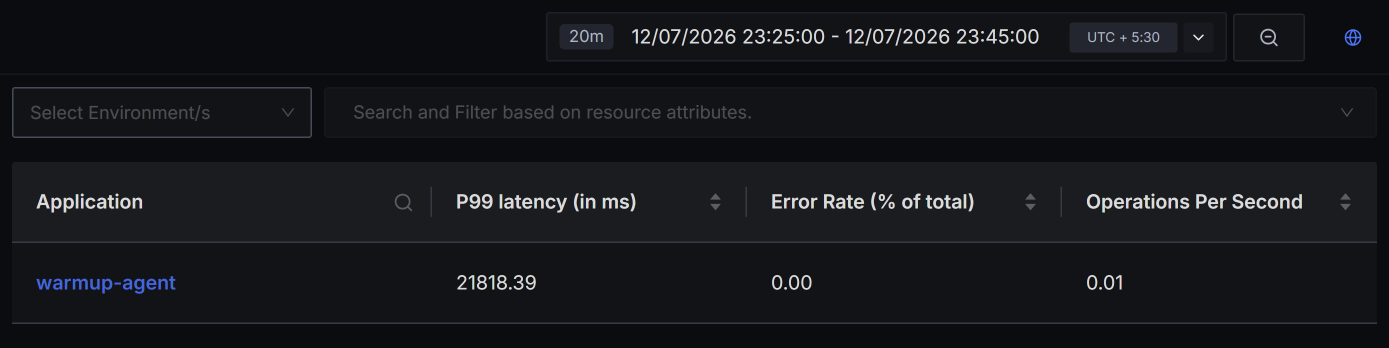
#> input picture warmup-agent/screenshots/1-services.png, 2778 x 696 px (shown at 1/2 size); its folder holds only this picture in this run
$ python simulate_devto.py
#> lines starting #> are read from the running program, lines starting #| are printed output that depends on the picture
"""Simulate Dev.to's CDN: downscale to width=800 and re-encode as lossy WebP."""
import os
import sys

from PIL import Image

SRC = os.path.join(os.path.dirname(__file__), "screenshots")
OUT = os.path.join(os.path.dirname(__file__), "devto_preview")
os.makedirs(OUT, exist_ok=True)

for name in sorted(os.listdir(SRC)):
    if not name.endswith(".png"):
        continue
    im = Image.open(os.path.join(SRC, name))
#> im is the input picture: PIL image 2778x696 RGB; mean R, G, B 21.4, 22.8, 27.2
    w, h = im.size
#> w = 2778; h = 696
    if w > 800:
        im = im.resize((800, round(h * 800 / w)), Image.LANCZOS)
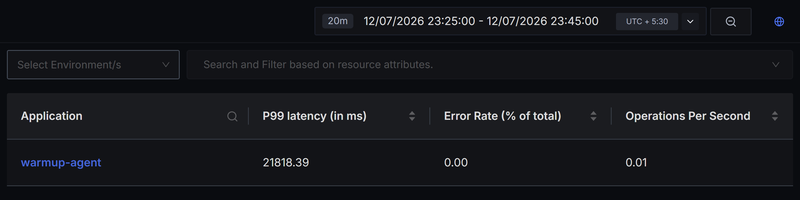
#> im: PIL image 800x200 RGB; mean R, G, B 21.4, 22.8, 27.2
    tmp = os.path.join(OUT, name.replace(".png", ".webp"))
    im.convert("RGB").save(tmp, "WEBP", quality=80)
    back = Image.open(tmp).convert("RGB")
    png = os.path.join(OUT, name)
    back.save(png)
    print(f"{name:38s} {w}x{h} -> {im.size[0]}x{im.size[1]}  webp={os.path.getsize(tmp)//1024}KB")
#| 1-services.png                         2778x696 -> 800x200  webp=7KB

$ run again, on warmup-agent/screenshots/6-meme-fire-logs.png
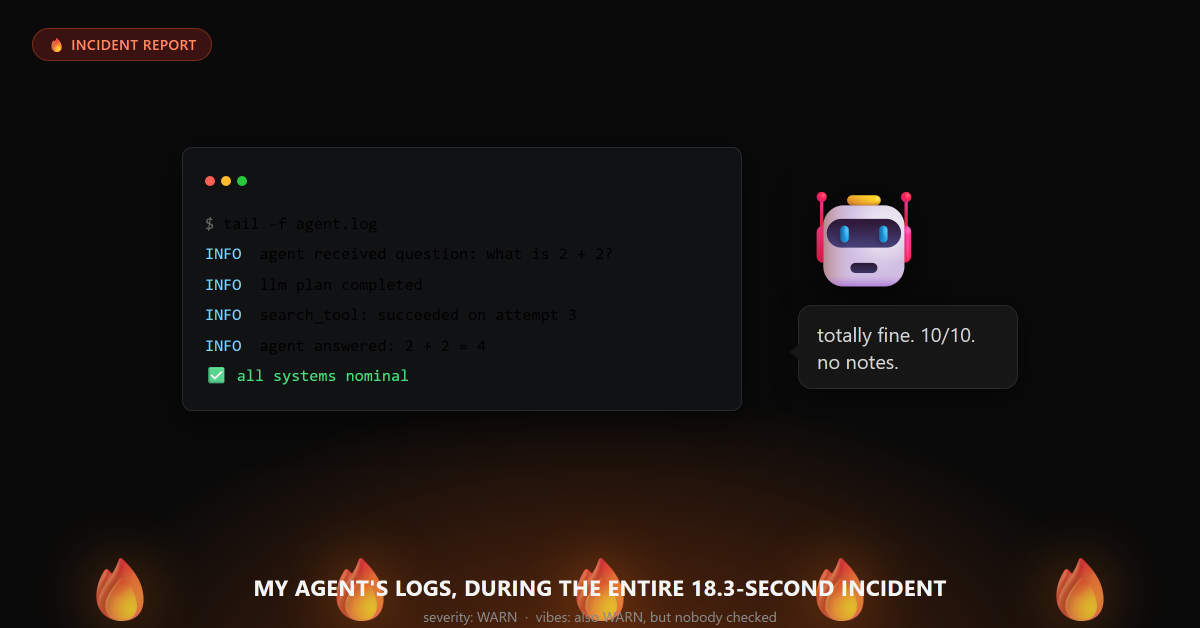
#> input picture warmup-agent/screenshots/6-meme-fire-logs.png, 2400 x 1256 px (shown at 1/2 size)
#> im is the input picture: PIL image 2400x1256 RGB; mean R, G, B 24.1, 18.9, 16.6
#> `im = im.resize((800, round(h * 800 / w)), Image.LANCZOS)`:
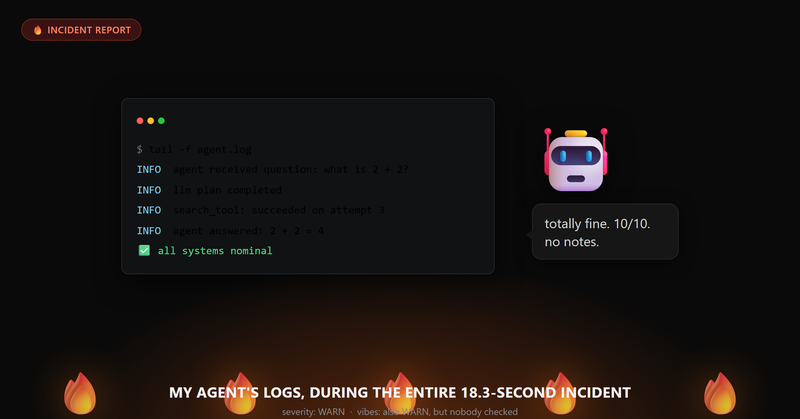
#> im: PIL image 800x419 RGB; mean R, G, B 24.1, 18.9, 16.6
#| 6-meme-fire-logs.png                   2400x1256 -> 800x419  webp=12KB

$ run again, on warmup-agent/screenshots/7-meme-expectation-reality.png
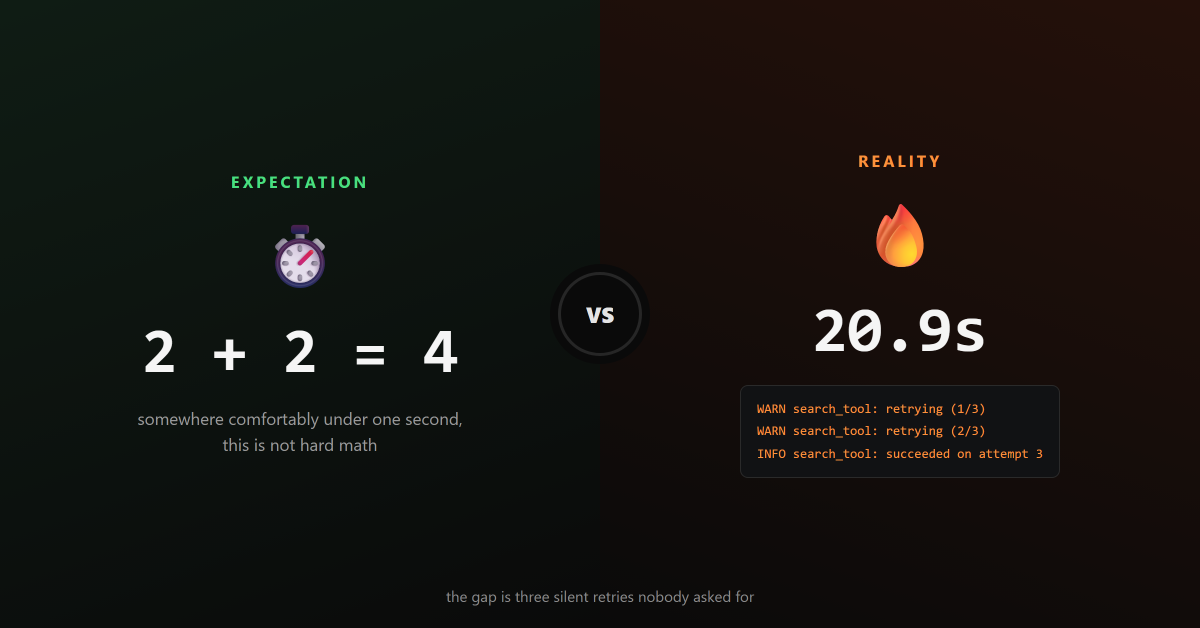
#> input picture warmup-agent/screenshots/7-meme-expectation-reality.png, 2400 x 1256 px (shown at 1/2 size)
#> im is the input picture: PIL image 2400x1256 RGB; mean R, G, B 21.5, 19.5, 15.8
#> `im = im.resize((800, round(h * 800 / w)), Image.LANCZOS)`:
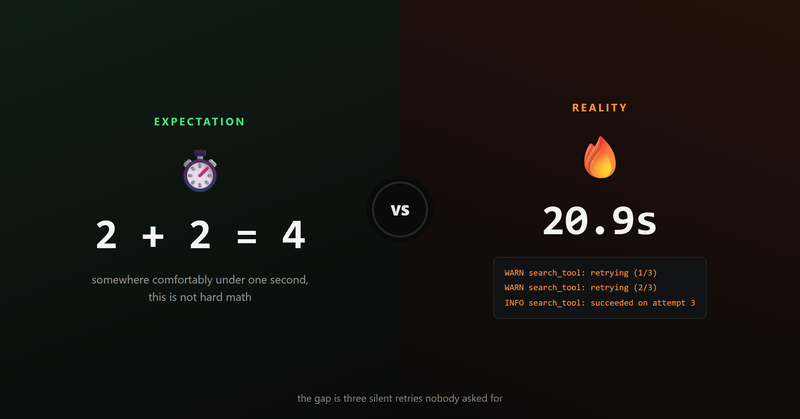
#> im: PIL image 800x419 RGB; mean R, G, B 21.5, 19.5, 15.8
#| 7-meme-expectation-reality.png         2400x1256 -> 800x419  webp=10KB

$ run again, on warmup-agent/screenshots/3-span-related-logs.png
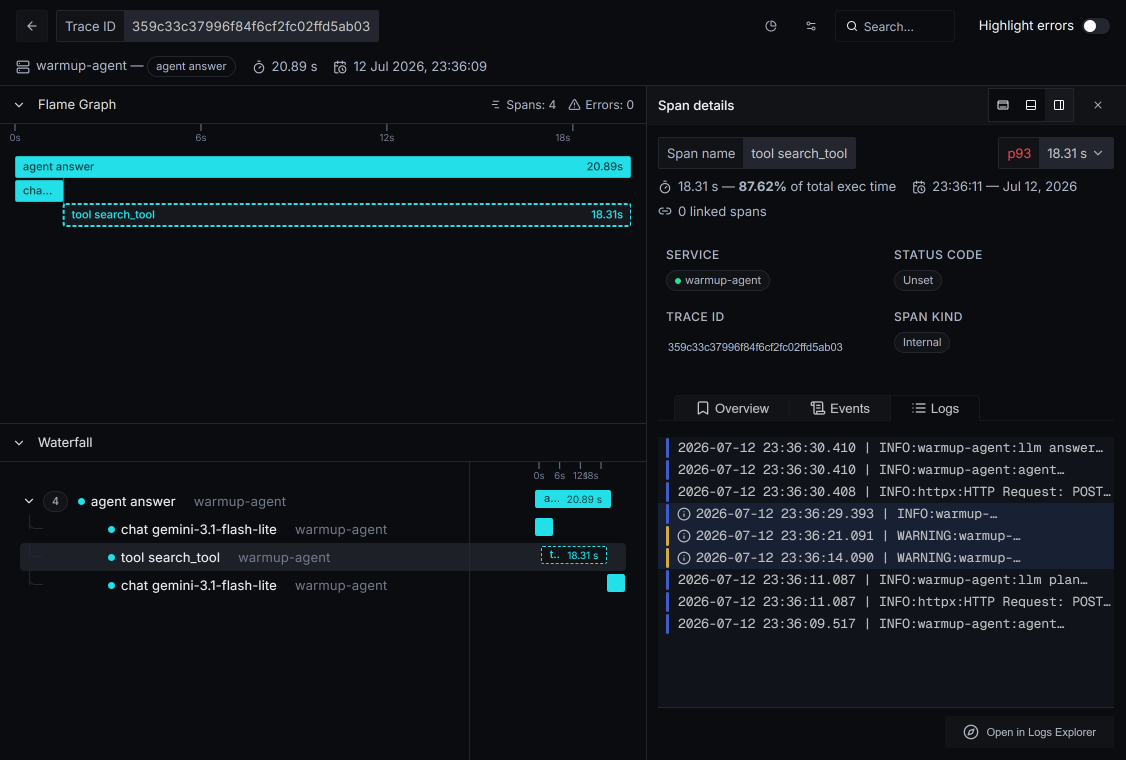
#> input picture warmup-agent/screenshots/3-span-related-logs.png, 3378 x 2280 px (shown at 1/3 size)
#> im is the input picture: PIL image 3378x2280 RGB; mean R, G, B 17.3, 23.6, 28.7
#> `im = im.resize((800, round(h * 800 / w)), Image.LANCZOS)`:
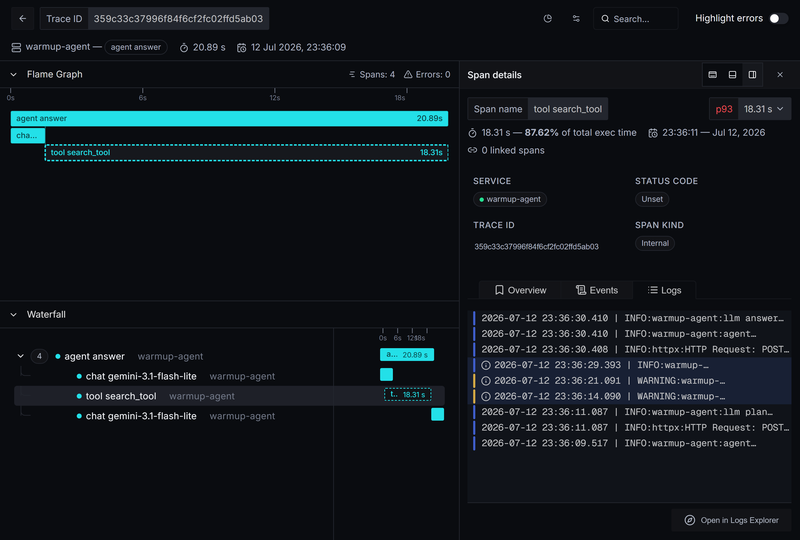
#> im: PIL image 800x540 RGB; mean R, G, B 17.4, 23.6, 28.7
#| 3-span-related-logs.png                3378x2280 -> 800x540  webp=31KB

$ run again, on warmup-agent/screenshots/4-logs-explorer-trace-filter.png
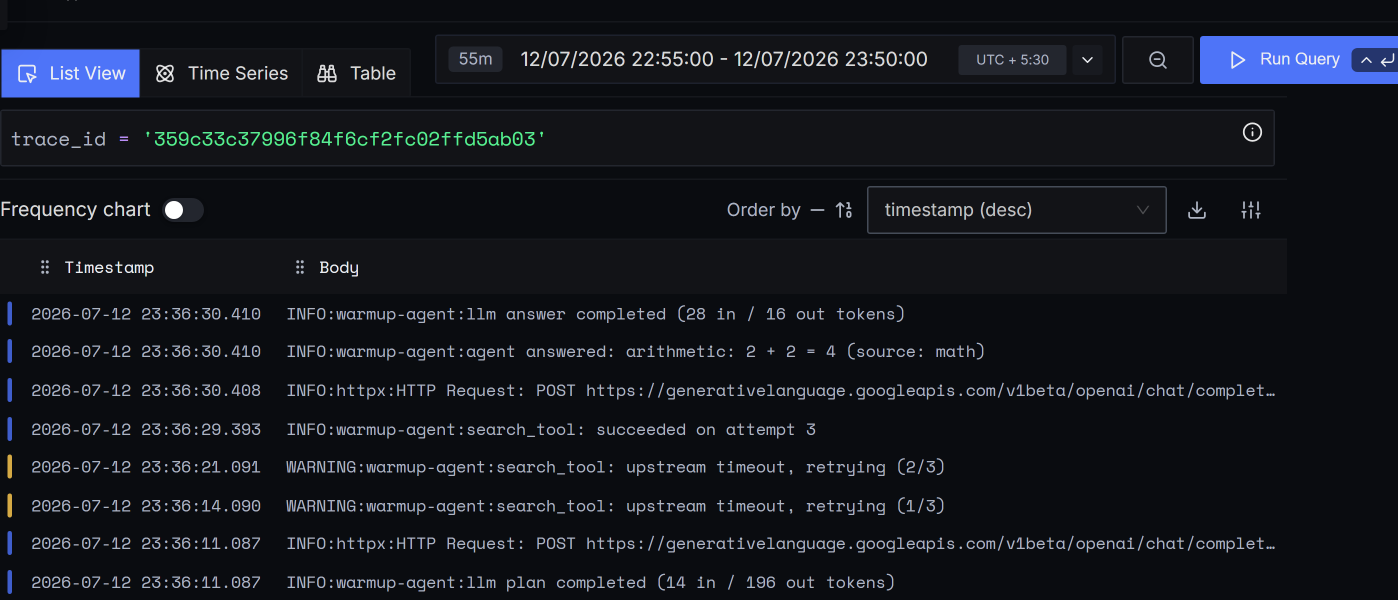
#> input picture warmup-agent/screenshots/4-logs-explorer-trace-filter.png, 2796 x 1200 px (shown at 1/2 size)
#> im is the input picture: PIL image 2796x1200 RGB; mean R, G, B 19.8, 22.7, 29.3
#> `im = im.resize((800, round(h * 800 / w)), Image.LANCZOS)`:
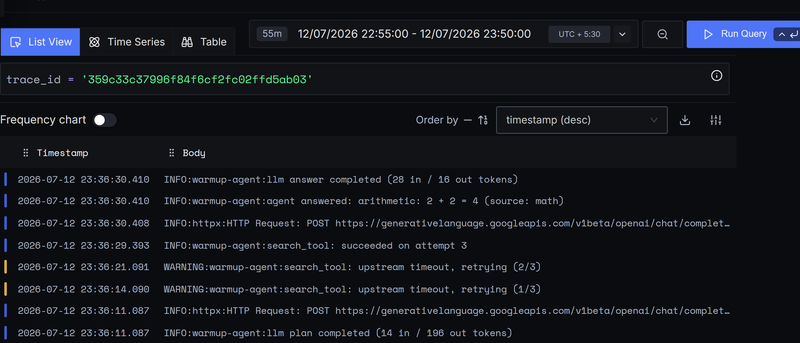
#> im: PIL image 800x343 RGB; mean R, G, B 19.9, 22.8, 29.3
#| 4-logs-explorer-trace-filter.png       2796x1200 -> 800x343  webp=27KB
